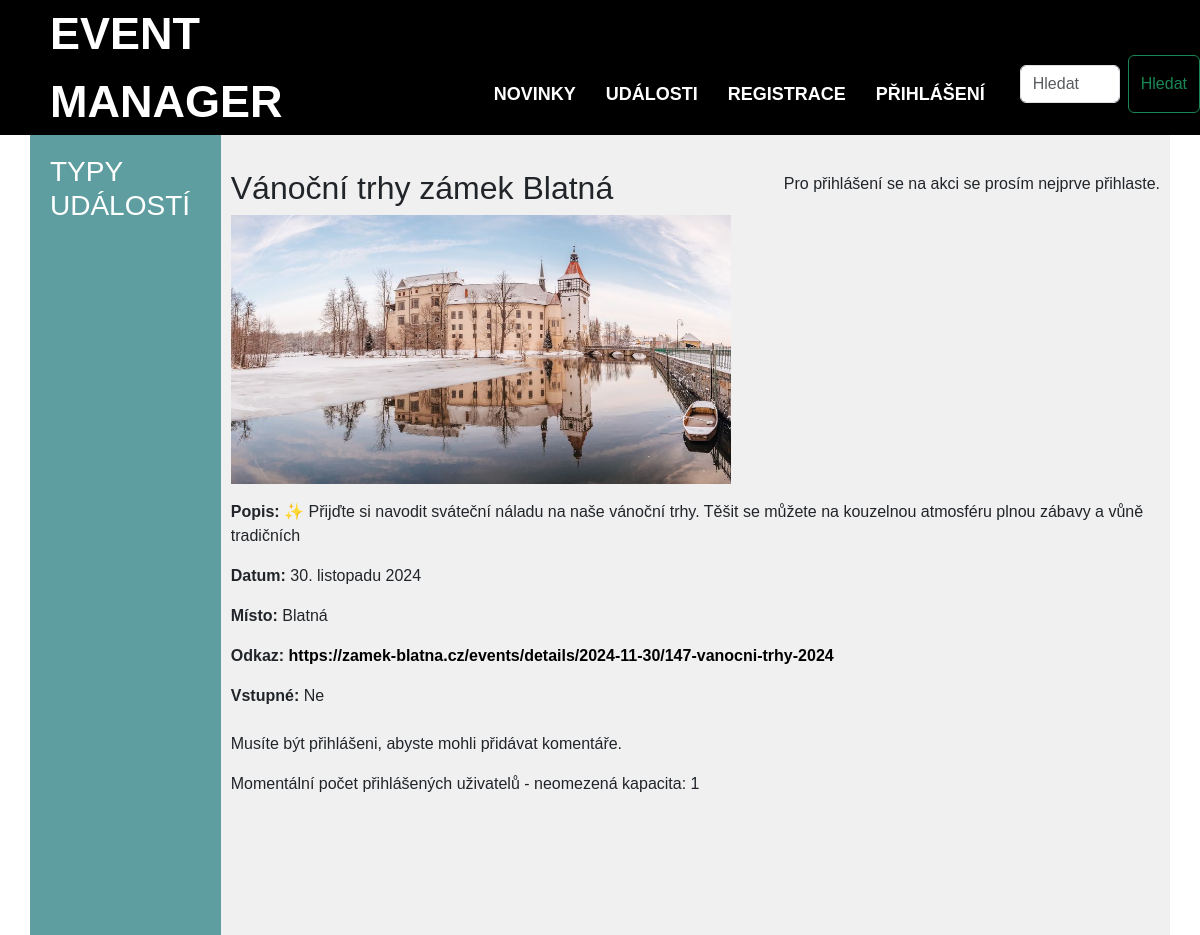
Page /detail/11 on the earlier database version.
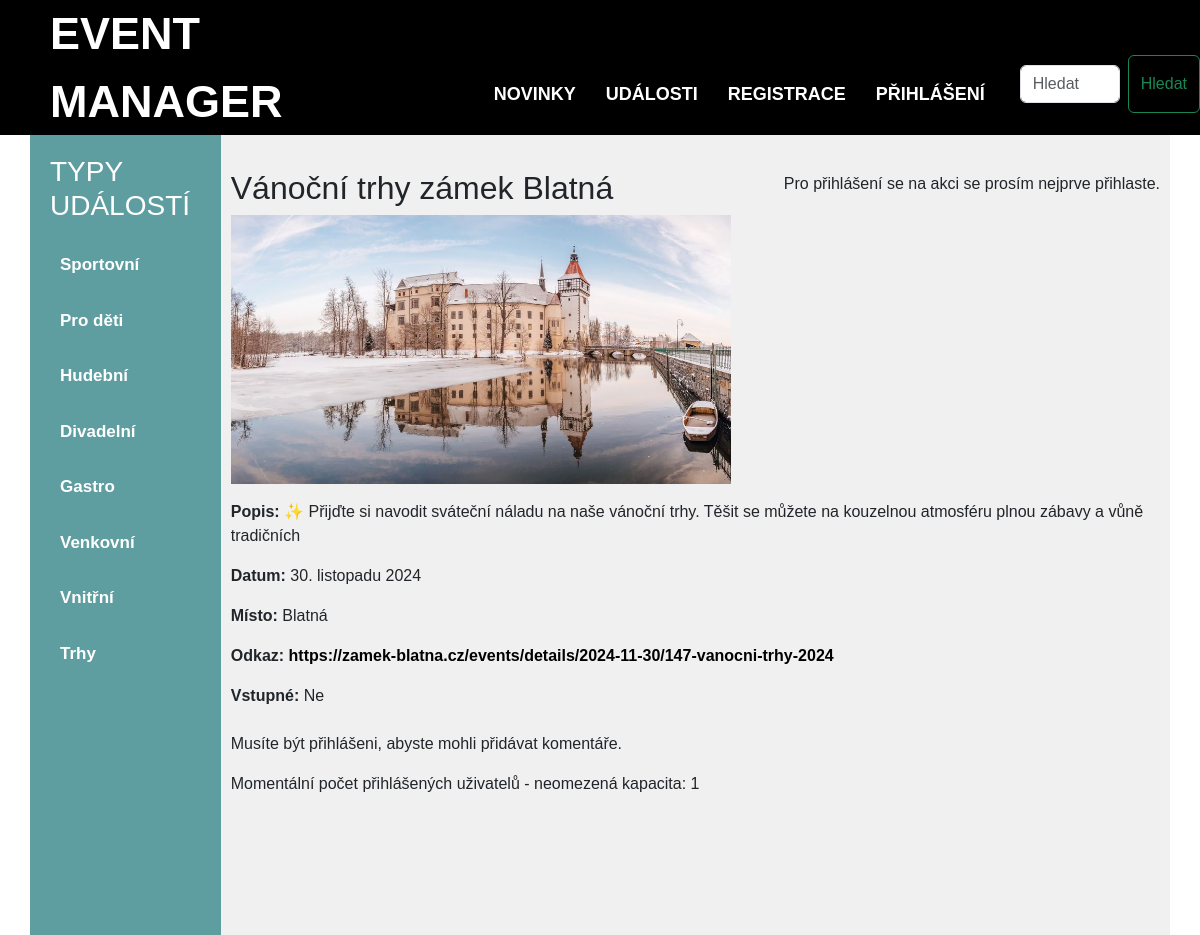
Same page on the later database version.
### viewer/models.py (models this page shows, shortened)
class EventType(Model):
    name = CharField(max_length=128)
    is_approved = models.BooleanField(default=False)  # Výchozí hodnota je False (ne schváleno)
    class Meta:
        permissions = [
            ('custom_add_eventtype', 'Can add event type'),  # změňte název na něco jedinečného
        ]

### viewer/views.py (the view, shortened to what this page needs)
# urls.py: path('detail/<pk>', detail, name='detail'),
def detail(request, pk):
  event = get_object_or_404(Event, pk=pk)
  user_is_attendee = event.attendees.filter(id=request.user.id).exists() if request.user.is_authenticated else False
  return render(
    request, template_name='detail.html',
    context={'event': event,
             'comments': Comment.objects.filter(event__pk=pk),
             'attendees': event.attendees.all(),
             'user_is_attendee': user_is_attendee,
             'attendee_count': event.attendees.count(),
             }
  )

### viewer/views.py (called while the page is built)
def global_data(request):
    data = EventType.objects.filter(is_approved=True)
    return {'type_list': data}

### viewer/templates/detail.html (shortened to what this page needs)
{% extends "base.html" %}
{% block content %}
<br>
<div style="display: flex; align-items: center; justify-content: space-between;">
    <h2>{{ event.name }}</h2>
    {% if user.is_authenticated %}
        {% with event.attendees.all as attendees %}
            {% if user in attendees %}
                <form action="{% url 'attendees' event.id %}" method="post" style="text-align: right;">
                    {% csrf_token %}
                    <button type="submit" class="btn btn-danger">Odhlásit se</button>
                </form>
            {% else %}
                <form action="{% url 'attendees' event.id %}" method="post" style="text-align: right;">
                    {% csrf_token %}
                    <button type="submit" class="btn btn-primary">Přihlásit se na akci</button>
                </form>
            {% endif %}
        {% endwith %}
    {% else %}
        <p>Pro přihlášení se na akci se prosím nejprve přihlaste.</p>
    {% endif %}
</div>
    {% if event.image %}
      <p><img src="{{ event.image.url }}" alt="{{ event.title }}"></p>
    {% endif %}
    <p><strong>Popis:</strong> {{ event.describtion }}</p>
    <p><strong>Datum:</strong> {{ event.date }}</p>
    <p><strong>Místo:</strong> {{ event.place }}</p>
    {% if event.link %}
        <p><strong>Odkaz:</strong> <a href="{{ event.link }}" target="_blank">{{ event.link }}</a></p>
    {% endif %}
    <strong>Vstupné: </strong>
        {% if event.entry %}
            <strong>Ano</strong> - více informací v popisu.
        {% else %}
            Ne
        {% endif %}
<br>
<br>
{% if user.is_authenticated %}
<h4>Komentáře</h4>
    <ul>
        {% for comment in comments %}
          <li>
            {{ comment.user.username }} ({{ comment.comment }}) - {{ comment.comment_date }}
              <br><br>
          </li>
        {% endfor %}
    </ul>
          <form action="/detail/{{event.pk}}" method="POST">
            {% csrf_token %}
              <p>Nový komentář:</p>
              <textarea name="comment" style="width: 400px; height: 50px;"></textarea>
            <input type="submit" value="Přidat nový komentář">
          </form>
    {% else %}
        <p>Musíte být přihlášeni, abyste mohli přidávat komentáře.</p>
    {% endif %}
    {% if is_capacity_limited %}
    <div>Momentální počet přihlášených uživatelů / kapacita: {{ attendee_count }} / {{ event.capacity }}</div><br>
    {% else %}
    <div>Momentální počet přihlášených uživatelů - neomezená kapacita: {{ attendee_count }}</div><br>
    {% endif %}
{% endblock %}

### viewer/templates/base.html (shortened to what this page needs)
{% load static %}
<!DOCTYPE html>
<html lang="cs">
<head>
    <link rel="stylesheet" href="{% static 'styles.css' %}">
    <link href="https://cdn.jsdelivr.net/npm/bootstrap@5.3.0/dist/css/bootstrap.min.css" rel="stylesheet">
</head>
<body>
    <nav class="header">
        <div class="logo">EVENT <br>MANAGER</div>
        <nav class="nav-bar">
            <a href="{% url 'main_page' %}">NOVINKY</a>
            <a href="{% url 'events' %}">UDÁLOSTI</a>
            {% if request.user.is_authenticated %}
                <a href="{% url 'my_attendees' %}">MOJE AKCE</a>
                <a href="{% url 'my_page' %}">MŮJ ÚČET - {{ request.user.username }}</a>
                <a href="{% url 'logout' %}">ODHLÁSIT</a>
            {% else %}
                <a href="{% url 'sign_up' %}">REGISTRACE</a>
                <a href="{% url 'login' %}">PŘIHLÁŠENÍ</a>
            {% endif %}
            <form class="d-flex" method="get" action="{% url 'search' %}">
                <input type="text" name="query" class="form-control me-2" placeholder="Hledat" aria-label="Search" required="" id="id_query">
                <button class="btn btn-outline-success" type="submit">Hledat</button>
            </form>
        </nav>
    </nav>
    <div class="container">
        <div class="left-sidebar">
            <h3>TYPY UDÁLOSTÍ</h3>
            <ul>
                {% for type in type_list %}
                    {% if type.is_approved %}
                        <li><a href="{% url 'type_filter' type.pk %}">{{ type.name }}</a></li>
                    {% endif %}
                {% endfor %}
            </ul>
        </div>
        <div class="content">
            <div>
                {% block content %}{% endblock %}
            </div>
        </div>
    </div>
</body>
</html>

Differences in the rows shown:
now on this page (row edited): EventType: name "Sportovní"
now on this page (row edited): EventType: name "Pro děti"
now on this page (row edited): EventType: name "Hudební"
now on this page (row edited): EventType: name "Divadelní"
now on this page (row edited): EventType: name "Gastro"
now on this page (row edited): EventType: name "Venkovní"
now on this page (row edited): EventType: name "Vnitřní"
now on this page (row edited): EventType: name "Trhy"
